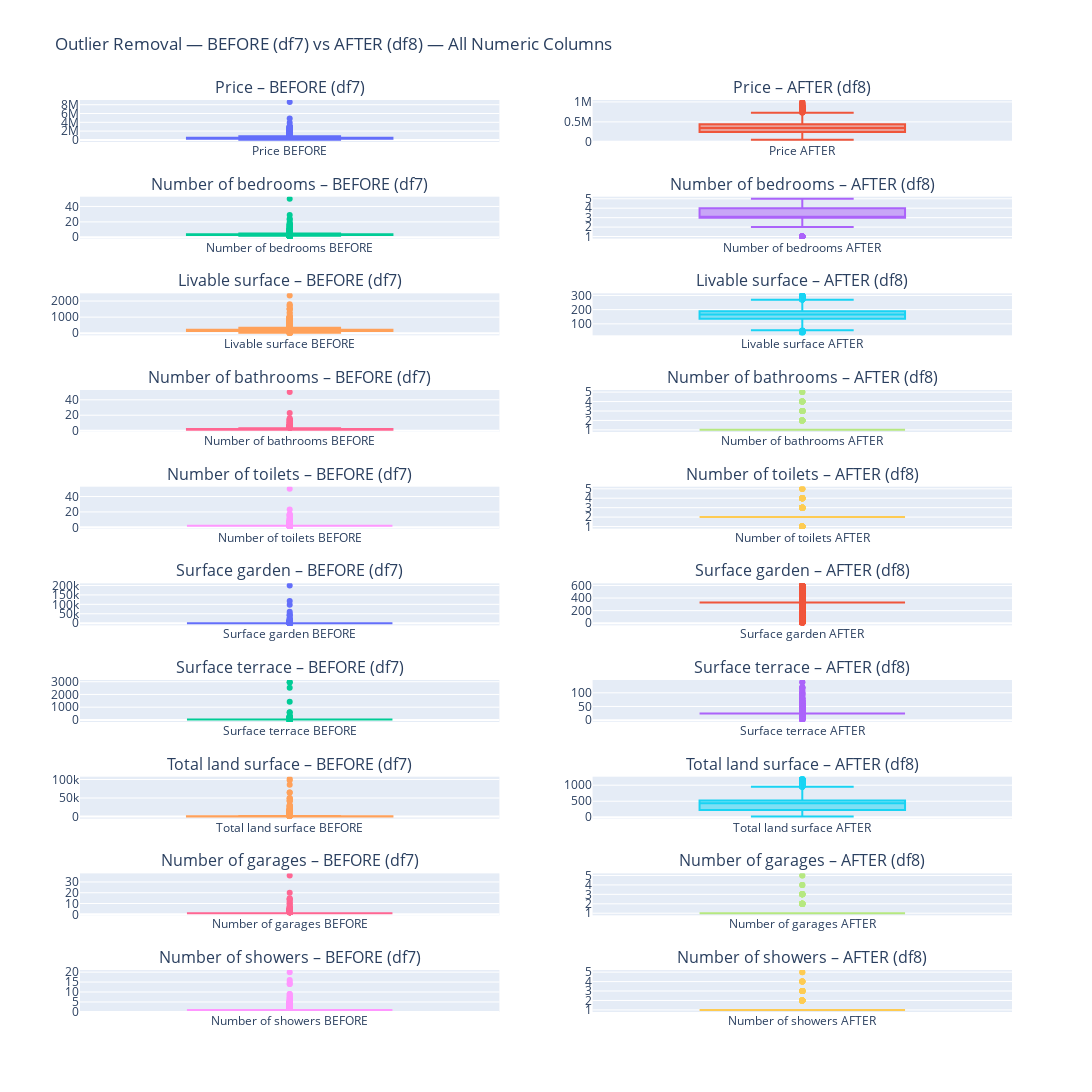

Notebook code for this chart:
### Markdown cell above
df7 BEFORE /df8 AFTER (removal of outliers based on 3 sigma rule)

### Code cell
import plotly.graph_objects as go
from plotly.subplots import make_subplots

numeric_cols = [
    "Price", "Number of bedrooms", "Livable surface", "Number of bathrooms",
    "Number of toilets", "Surface garden", 
    "Surface terrace", "Total land surface", "Number of garages",
    "Number of showers"
]

# --- Correct subplot titles ---
titles = []
for col in numeric_cols:
    titles.append(f"{col} – BEFORE (df7)")
    titles.append(f"{col} – AFTER (df8)")

# --- Create subplots ---
fig = make_subplots(
    rows=len(numeric_cols),
    cols=2,
    subplot_titles=titles,
    vertical_spacing=0.06
)

# --- Add traces row by row ---
for row_i, col in enumerate(numeric_cols, start=1):

    # BEFORE = df7
    fig.add_trace(
        go.Box(
            y=df7[col],
            name=f"{col} BEFORE",
            boxpoints="outliers"
        ),
        row=row_i, col=1
    )

    # AFTER = df8
    fig.add_trace(
        go.Box(
            y=df8[col],
            name=f"{col} AFTER",
            boxpoints="outliers"
        ),
        row=row_i, col=2
    )

fig.update_layout(
    height=350 * len(numeric_cols),
    width=1100,
    title="Outlier Removal — BEFORE (df7) vs AFTER (df8) — All Numeric Columns",
    showlegend=False
)

fig.show(renderer="vscode")

### Figure 1 — Plotly figure (JSON) as saved in the notebook; plotly's stock layout.template omitted (floating-point values rounded to 4 significant figures; data arrays with more than 128 entries replaced by an {"elided": "..."} marker saying what was removed)
{"data": [{"boxpoints": "outliers", "name": "Price BEFORE", "type": "box", "xaxis": "x", "y": {"elided": "5940 float values"}, "yaxis": "y"}, {"boxpoints": "outliers", "name": "Price AFTER", "type": "box", "xaxis": "x2", "y": {"elided": "4240 float values"}, "yaxis": "y2"}, {"boxpoints": "outliers", "name": "Number of bedrooms BEFORE", "type": "box", "xaxis": "x3", "y": {"elided": "5940 float values"}, "yaxis": "y3"}, {"boxpoints": "outliers", "name": "Number of bedrooms AFTER", "type": "box", "xaxis": "x4", "y": {"elided": "4240 float values"}, "yaxis": "y4"}, {"boxpoints": "outliers", "name": "Livable surface BEFORE", "type": "box", "xaxis": "x5", "y": {"elided": "5940 float values"}, "yaxis": "y5"}, {"boxpoints": "outliers", "name": "Livable surface AFTER", "type": "box", "xaxis": "x6", "y": {"elided": "4240 float values"}, "yaxis": "y6"}, {"boxpoints": "outliers", "name": "Number of bathrooms BEFORE", "type": "box", "xaxis": "x7", "y": {"elided": "5940 float values"}, "yaxis": "y7"}, {"boxpoints": "outliers", "name": "Number of bathrooms AFTER", "type": "box", "xaxis": "x8", "y": {"elided": "4240 float values"}, "yaxis": "y8"}, {"boxpoints": "outliers", "name": "Number of toilets BEFORE", "type": "box", "xaxis": "x9", "y": {"elided": "5940 float values"}, "yaxis": "y9"}, {"boxpoints": "outliers", "name": "Number of toilets AFTER", "type": "box", "xaxis": "x10", "y": {"elided": "4240 float values"}, "yaxis": "y10"}, {"boxpoints": "outliers", "name": "Surface garden BEFORE", "type": "box", "xaxis": "x11", "y": {"elided": "5940 float values"}, "yaxis": "y11"}, {"boxpoints": "outliers", "name": "Surface garden AFTER", "type": "box", "xaxis": "x12", "y": {"elided": "4240 float values"}, "yaxis": "y12"}, {"boxpoints": "outliers", "name": "Surface terrace BEFORE", "type": "box", "xaxis": "x13", "y": {"elided": "5940 float values"}, "yaxis": "y13"}, {"boxpoints": "outliers", "name": "Surface terrace AFTER", "type": "box", "xaxis": "x14", "y": {"elided": "4240 float values"}, "yaxis": "y14"}, {"boxpoints": "outliers", "name": "Total land surface BEFORE", "type": "box", "xaxis": "x15", "y": {"elided": "5940 float values"}, "yaxis": "y15"}, {"boxpoints": "outliers", "name": "Total land surface AFTER", "type": "box", "xaxis": "x16", "y": {"elided": "4240 float values"}, "yaxis": "y16"}, {"boxpoints": "outliers", "name": "Number of garages BEFORE", "type": "box", "xaxis": "x17", "y": {"elided": "5940 float values"}, "yaxis": "y17"}, {"boxpoints": "outliers", "name": "Number of garages AFTER", "type": "box", "xaxis": "x18", "y": {"elided": "4240 float values"}, "yaxis": "y18"}, {"boxpoints": "outliers", "name": "Number of showers BEFORE", "type": "box", "xaxis": "x19", "y": {"elided": "5940 float values"}, "yaxis": "y19"}, {"boxpoints": "outliers", "name": "Number of showers AFTER", "type": "box", "xaxis": "x20", "y": {"elided": "4240 float values"}, "yaxis": "y20"}], "layout": {"annotations": [{"font": {"size": 16}, "showarrow": false, "text": "Price – BEFORE (df7)", "x": 0.225, "xanchor": "center", "xref": "paper", "y": 1, "yanchor": "bottom", "yref": "paper"}, {"font": {"size": 16}, "showarrow": false, "text": "Price – AFTER (df8)", "x": 0.775, "xanchor": "center", "xref": "paper", "y": 1, "yanchor": "bottom", "yref": "paper"}, {"font": {"size": 16}, "showarrow": false, "text": "Number of bedrooms – BEFORE (df7)", "x": 0.225, "xanchor": "center", "xref": "paper", "y": 0.894, "yanchor": "bottom", "yref": "paper"}, {"font": {"size": 16}, "showarrow": false, "text": "Number of bedrooms – AFTER (df8)", "x": 0.775, "xanchor": "center", "xref": "paper", "y": 0.894, "yanchor": "bottom", "yref": "paper"}, {"font": {"size": 16}, "showarrow": false, "text": "Livable surface – BEFORE (df7)", "x": 0.225, "xanchor": "center", "xref": "paper", "y": 0.788, "yanchor": "bottom", "yref": "paper"}, {"font": {"size": 16}, "showarrow": false, "text": "Livable surface – AFTER (df8)", "x": 0.775, "xanchor": "center", "xref": "paper", "y": 0.788, "yanchor": "bottom", "yref": "paper"}, {"font": {"size": 16}, "showarrow": false, "text": "Number of bathrooms – BEFORE (df7)", "x": 0.225, "xanchor": "center", "xref": "paper", "y": 0.682, "yanchor": "bottom", "yref": "paper"}, {"font": {"size": 16}, "showarrow": false, "text": "Number of bathrooms – AFTER (df8)", "x": 0.775, "xanchor": "center", "xref": "paper", "y": 0.682, "yanchor": "bottom", "yref": "paper"}, {"font": {"size": 16}, "showarrow": false, "text": "Number of toilets – BEFORE (df7)", "x": 0.225, "xanchor": "center", "xref": "paper", "y": 0.576, "yanchor": "bottom", "yref": "paper"}, {"font": {"size": 16}, "showarrow": false, "text": "Number of toilets – AFTER (df8)", "x": 0.775, "xanchor": "center", "xref": "paper", "y": 0.576, "yanchor": "bottom", "yref": "paper"}, {"font": {"size": 16}, "showarrow": false, "text": "Surface garden – BEFORE (df7)", "x": 0.225, "xanchor": "center", "xref": "paper", "y": 0.47, "yanchor": "bottom", "yref": "paper"}, {"font": {"size": 16}, "showarrow": false, "text": "Surface garden – AFTER (df8)", "x": 0.775, "xanchor": "center", "xref": "paper", "y": 0.47, "yanchor": "bottom", "yref": "paper"}, {"font": {"size": 16}, "showarrow": false, "text": "Surface terrace – BEFORE (df7)", "x": 0.225, "xanchor": "center", "xref": "paper", "y": 0.364, "yanchor": "bottom", "yref": "paper"}, {"font": {"size": 16}, "showarrow": false, "text": "Surface terrace – AFTER (df8)", "x": 0.775, "xanchor": "center", "xref": "paper", "y": 0.364, "yanchor": "bottom", "yref": "paper"}, {"font": {"size": 16}, "showarrow": false, "text": "Total land surface – BEFORE (df7)", "x": 0.225, "xanchor": "center", "xref": "paper", "y": 0.258, "yanchor": "bottom", "yref": "paper"}, {"font": {"size": 16}, "showarrow": false, "text": "Total land surface – AFTER (df8)", "x": 0.775, "xanchor": "center", "xref": "paper", "y": 0.258, "yanchor": "bottom", "yref": "paper"}, {"font": {"size": 16}, "showarrow": false, "text": "Number of garages – BEFORE (df7)", "x": 0.225, "xanchor": "center", "xref": "paper", "y": 0.152, "yanchor": "bottom", "yref": "paper"}, {"font": {"size": 16}, "showarrow": false, "text": "Number of garages – AFTER (df8)", "x": 0.775, "xanchor": "center", "xref": "paper", "y": 0.152, "yanchor": "bottom", "yref": "paper"}, {"font": {"size": 16}, "showarrow": false, "text": "Number of showers – BEFORE (df7)", "x": 0.225, "xanchor": "center", "xref": "paper", "y": 0.046, "yanchor": "bottom", "yref": "paper"}, {"font": {"size": 16}, "showarrow": false, "text": "Number of showers – AFTER (df8)", "x": 0.775, "xanchor": "center", "xref": "paper", "y": 0.046, "yanchor": "bottom", "yref": "paper"}], "height": 3500, "showlegend": false, "title": {"text": "Outlier Removal — BEFORE (df7) vs AFTER (df8) — All Numeric Columns"}, "width": 1100, "xaxis": {"anchor": "y", "domain": [0, 0.45]}, "xaxis10": {"anchor": "y10", "domain": [0.55, 1]}, "xaxis11": {"anchor": "y11", "domain": [0, 0.45]}, "xaxis12": {"anchor": "y12", "domain": [0.55, 1]}, "xaxis13": {"anchor": "y13", "domain": [0, 0.45]}, "xaxis14": {"anchor": "y14", "domain": [0.55, 1]}, "xaxis15": {"anchor": "y15", "domain": [0, 0.45]}, "xaxis16": {"anchor": "y16", "domain": [0.55, 1]}, "xaxis17": {"anchor": "y17", "domain": [0, 0.45]}, "xaxis18": {"anchor": "y18", "domain": [0.55, 1]}, "xaxis19": {"anchor": "y19", "domain": [0, 0.45]}, "xaxis2": {"anchor": "y2", "domain": [0.55, 1]}, "xaxis20": {"anchor": "y20", "domain": [0.55, 1]}, "xaxis3": {"anchor": "y3", "domain": [0, 0.45]}, "xaxis4": {"anchor": "y4", "domain": [0.55, 1]}, "xaxis5": {"anchor": "y5", "domain": [0, 0.45]}, "xaxis6": {"anchor": "y6", "domain": [0.55, 1]}, "xaxis7": {"anchor": "y7", "domain": [0, 0.45]}, "xaxis8": {"anchor": "y8", "domain": [0.55, 1]}, "xaxis9": {"anchor": "y9", "domain": [0, 0.45]}, "yaxis": {"anchor": "x", "domain": [0.954, 1]}, "yaxis10": {"anchor": "x10", "domain": [0.53, 0.576]}, "yaxis11": {"anchor": "x11", "domain": [0.424, 0.47]}, "yaxis12": {"anchor": "x12", "domain": [0.424, 0.47]}, "yaxis13": {"anchor": "x13", "domain": [0.318, 0.364]}, "yaxis14": {"anchor": "x14", "domain": [0.318, 0.364]}, "yaxis15": {"anchor": "x15", "domain": [0.212, 0.258]}, "yaxis16": {"anchor": "x16", "domain": [0.212, 0.258]}, "yaxis17": {"anchor": "x17", "domain": [0.106, 0.152]}, "yaxis18": {"anchor": "x18", "domain": [0.106, 0.152]}, "yaxis19": {"anchor": "x19", "domain": [0, 0.046]}, "yaxis2": {"anchor": "x2", "domain": [0.954, 1]}, "yaxis20": {"anchor": "x20", "domain": [0, 0.046]}, "yaxis3": {"anchor": "x3", "domain": [0.848, 0.894]}, "yaxis4": {"anchor": "x4", "domain": [0.848, 0.894]}, "yaxis5": {"anchor": "x5", "domain": [0.742, 0.788]}, "yaxis6": {"anchor": "x6", "domain": [0.742, 0.788]}, "yaxis7": {"anchor": "x7", "domain": [0.636, 0.682]}, "yaxis8": {"anchor": "x8", "domain": [0.636, 0.682]}, "yaxis9": {"anchor": "x9", "domain": [0.53, 0.576]}}}
